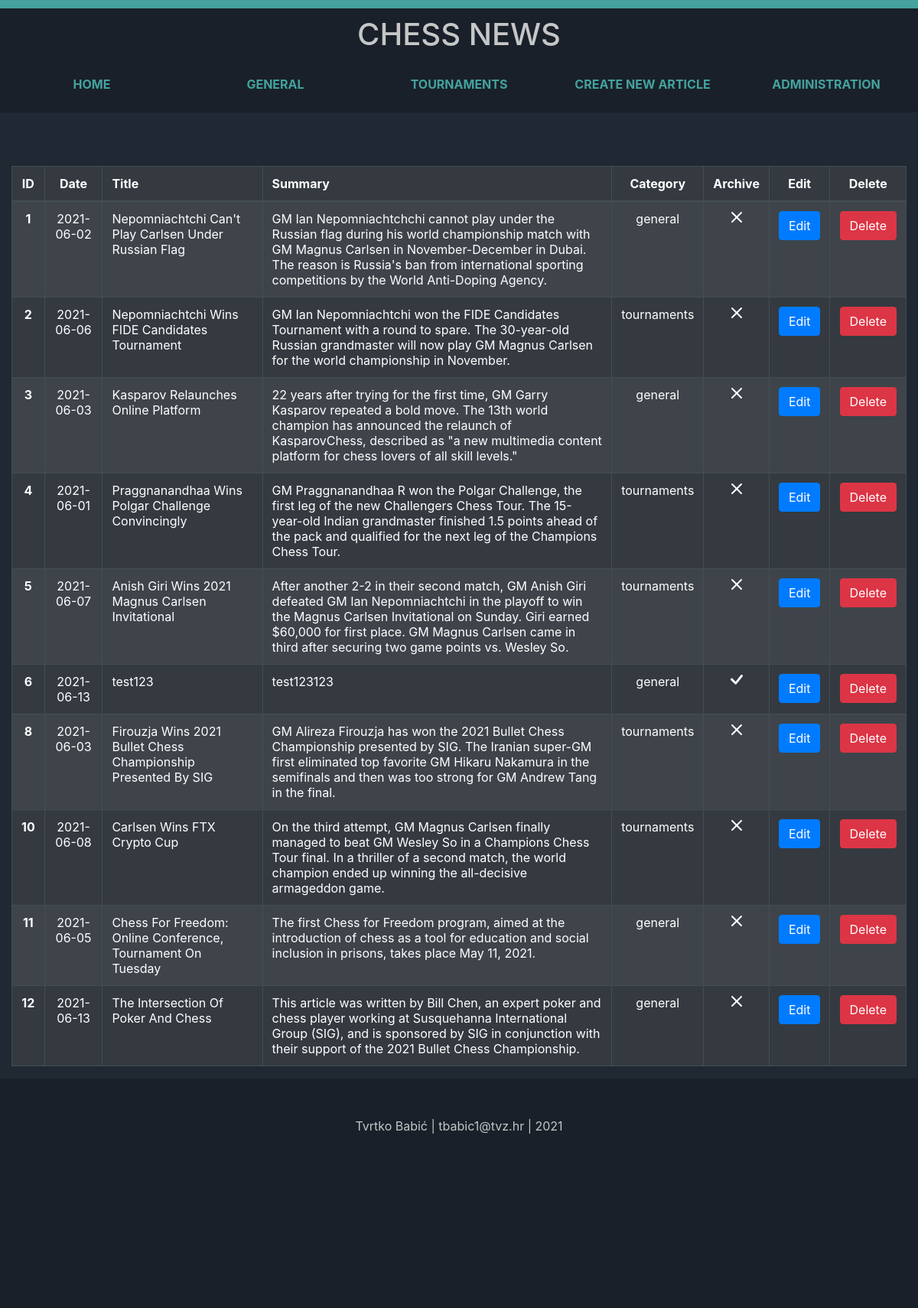
The app's page /administration.php (signed in) with its own data.
### tables this page shows
CREATE TABLE `news` (
  `id` int(11) NOT NULL,
  `date` date NOT NULL,
  `title` varchar(64) NOT NULL,
  `summary` text NOT NULL,
  `content` text NOT NULL,
  `image` varchar(255) NOT NULL,
  `category` varchar(64) NOT NULL,
  `archive` tinyint(1) NOT NULL
);

### includes/admin-table.php (the view)
<?php
    echo '<div class="container-fluid">';
    echo '
        <div class="table-responsive">
        <table class="table table-striped table-bordered table-dark">
            <thead>
                <tr>
                <th scope="col" style="text-align:center;">ID</th>
                <th scope="col" style="text-align:center;">Date</th>
                <th scope="col">Title</th>
                <th scope="col">Summary</th>
                <th scope="col" style="text-align:center;">Category</th>
                <th scope="col" style="text-align:center;">Archive</th>
                <th scope="col" style="text-align:center;">Edit</th>
                <th scope="col" style="text-align:center;">Delete</th>
                </tr>
            </thead>
            <tbody>';
    $query = "SELECT * FROM news;";
    $result = mysqli_query($dbc, $query);
    while($row = mysqli_fetch_array($result)) {
        if ($row['archive']) {
            $test = '<svg xmlns="http://www.w3.org/2000/svg" width="16" height="16" fill="currentColor" class="bi bi-check-lg svg" viewBox="0 0 16 16"><path d="M13.485 1.431a1.473 1.473 0 0 1 2.104 2.062l-7.84 9.801a1.473 1.473 0 0 1-2.12.04L.431 8.138a1.473 1.473 0 0 1 2.084-2.083l4.111 4.112 6.82-8.69a.486.486 0 0 1 .04-.045z"/></svg>';
        }
        else $test = '<svg xmlns="http://www.w3.org/2000/svg" width="16" height="16" fill="currentColor" class="bi bi-x-lg svg" viewBox="0 0 16 16"><path d="M1.293 1.293a1 1 0 0 1 1.414 0L8 6.586l5.293-5.293a1 1 0 1 1 1.414 1.414L9.414 8l5.293 5.293a1 1 0 0 1-1.414 1.414L8 9.414l-5.293 5.293a1 1 0 0 1-1.414-1.414L6.586 8 1.293 2.707a1 1 0 0 1 0-1.414z"/></svg>';
        echo "
            <tr>
                <th scope='row' style='text-align:center;'>".$row['id']."</th>
                <td style='text-align:center;'>".$row['date']."</td>
                <td>".$row['title']."</td>
                <td>".$row['summary']."</td>
                <td style='text-align:center;'>".$row['category']."</td>
                <td style='text-align:center;'>".$test."</td>
                <form action='edit.php' method='POST'>
                    <input type='hidden' name='id' value='".$row['id']."'>
                    <td style='text-align:center;'>
                        <button type='submit' class='btn btn-primary'>Edit</button>
                    </td>
                </form>
                <form action='includes/delete.php' method='POST'>
                    <input type='hidden' name='id' value='".$row['id']."'>
                    <td style='text-align:center;'>
                        <button type='submit' class='btn btn-danger' name='delete'>Delete</button>
                    </td>
                </form>
            </tr>";
    }
    echo '</tbody>';
    echo '</table>';
    echo '</div>';
    echo '</div>';
?>

### style.css (style rules this page uses)
body { background-color: #1F2833; color: #C5C6C7; min-height: 100%; }

### records on screen
news: id "1", date "2021-06-02", title "Nepomniachtchi Can't Play Carlsen Under Russian Flag", summary "GM Ian Nepomniachtchchi cannot play under the Russian flag during his world championship match with GM Magnus Carlsen in November-December in Dubai. The reason is Russia's ban from international sporting competitions by the World Anti-Doping Agency.", category "general", archive 0 (drawn)
news: id "2", date "2021-06-06", title "Nepomniachtchi Wins FIDE Candidates Tournament", summary "GM Ian Nepomniachtchi won the FIDE Candidates Tournament with a round to spare. The 30-year-old Russian grandmaster will now play GM Magnus Carlsen for the world championship in November.", category "tournaments", archive 0 (drawn)
news: id "3", date "2021-06-03", title "Kasparov Relaunches Online Platform", summary "22 years after trying for the first time, GM Garry Kasparov repeated a bold move. The 13th world champion has announced the relaunch of KasparovChess, described as \"a new multimedia content platform for chess lovers of all skill levels.\"", category "general", archive 0 (drawn)
news: id "4", date "2021-06-01", title "Praggnanandhaa Wins Polgar Challenge Convincingly", summary "GM Praggnanandhaa R won the Polgar Challenge, the first leg of the new Challengers Chess Tour. The 15-year-old Indian grandmaster finished 1.5 points ahead of the pack and qualified for the next leg of the Champions Chess Tour.", category "tournaments", archive 0 (drawn)
news: id "5", date "2021-06-07", title "Anish Giri Wins 2021 Magnus Carlsen Invitational", summary "After another 2-2 in their second match, GM Anish Giri defeated GM Ian Nepomniachtchi in the playoff to win the Magnus Carlsen Invitational on Sunday. Giri earned $60,000 for first place. GM Magnus Carlsen came in third after securing two game points vs. Wesley So.", category "tournaments", archive 0 (drawn)
news: id "6", date "2021-06-13", title "test123", summary "test123123", category "general", archive 1 (drawn)
news: id "8", date "2021-06-03", title "Firouzja Wins 2021 Bullet Chess Championship Presented By SIG", summary "GM Alireza Firouzja has won the 2021 Bullet Chess Championship presented by SIG. The Iranian super-GM first eliminated top favorite GM Hikaru Nakamura in the semifinals and then was too strong for GM Andrew Tang in the final.", category "tournaments", archive 0 (drawn)
news: id "10", date "2021-06-08", title "Carlsen Wins FTX Crypto Cup", summary "On the third attempt, GM Magnus Carlsen finally managed to beat GM Wesley So in a Champions Chess Tour final. In a thriller of a second match, the world champion ended up winning the all-decisive armageddon game.", category "tournaments", archive 0 (drawn)
news: id "11", date "2021-06-05", title "Chess For Freedom: Online Conference, Tournament On Tuesday", summary "The first Chess for Freedom program, aimed at the introduction of chess as a tool for education and social inclusion in prisons, takes place May 11, 2021.", category "general", archive 0 (drawn)
news: id "12", date "2021-06-13", title "The Intersection Of Poker And Chess", summary "This article was written by Bill Chen, an expert poker and chess player working at Susquehanna International Group (SIG), and is sponsored by SIG in conjunction with their support of the 2021 Bullet Chess Championship.", category "general", archive 0 (drawn)
